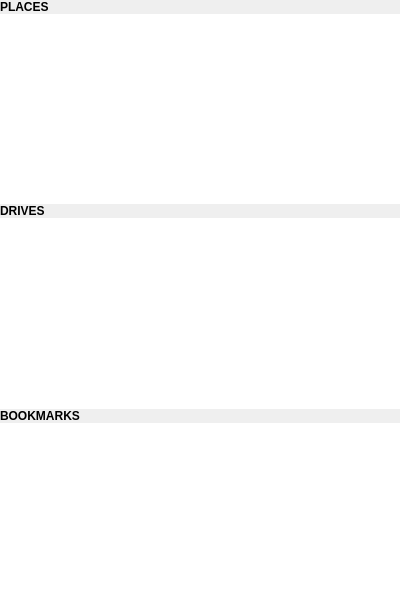
<?xml version="1.0" encoding="UTF-8"?>
<ui version="4.0">
 <class>Sidebar</class>
 <widget class="QWidget" name="Sidebar">
  <property name="geometry">
   <rect>
    <x>0</x>
    <y>0</y>
    <width>400</width>
    <height>613</height>
   </rect>
  </property>
  <property name="windowTitle">
   <string notr="true">Form</string>
  </property>
  <layout class="QVBoxLayout" name="verticalLayout">
   <property name="spacing">
    <number>0</number>
   </property>
   <property name="leftMargin">
    <number>0</number>
   </property>
   <property name="topMargin">
    <number>0</number>
   </property>
   <property name="rightMargin">
    <number>0</number>
   </property>
   <property name="bottomMargin">
    <number>0</number>
   </property>
   <item>
    <widget class="QScrollArea" name="scrollArea">
     <property name="frameShape">
      <enum>QFrame::NoFrame</enum>
     </property>
     <property name="widgetResizable">
      <bool>true</bool>
     </property>
     <widget class="QWidget" name="scrollAreaWidgetContents">
      <property name="geometry">
       <rect>
        <x>0</x>
        <y>0</y>
        <width>400</width>
        <height>613</height>
       </rect>
      </property>
      <layout class="QVBoxLayout" name="verticalLayout_2">
       <property name="spacing">
        <number>0</number>
       </property>
       <property name="leftMargin">
        <number>0</number>
       </property>
       <property name="topMargin">
        <number>0</number>
       </property>
       <property name="rightMargin">
        <number>0</number>
       </property>
       <property name="bottomMargin">
        <number>0</number>
       </property>
       <item>
        <widget class="QLabel" name="label">
         <property name="font">
          <font>
           <weight>75</weight>
           <bold>true</bold>
          </font>
         </property>
         <property name="text">
          <string>PLACES</string>
         </property>
         <property name="margin">
          <number>9</number>
         </property>
        </widget>
       </item>
       <item>
        <widget class="QListWidget" name="placesWidget">
         <property name="sizePolicy">
          <sizepolicy hsizetype="Expanding" vsizetype="Preferred">
           <horstretch>0</horstretch>
           <verstretch>0</verstretch>
          </sizepolicy>
         </property>
         <property name="frameShape">
          <enum>QFrame::NoFrame</enum>
         </property>
        </widget>
       </item>
       <item>
        <widget class="QLabel" name="label_2">
         <property name="font">
          <font>
           <weight>75</weight>
           <bold>true</bold>
          </font>
         </property>
         <property name="text">
          <string>DRIVES</string>
         </property>
         <property name="margin">
          <number>9</number>
         </property>
        </widget>
       </item>
       <item>
        <widget class="QListView" name="devicesView">
         <property name="sizePolicy">
          <sizepolicy hsizetype="Expanding" vsizetype="Preferred">
           <horstretch>0</horstretch>
           <verstretch>0</verstretch>
          </sizepolicy>
         </property>
         <property name="contextMenuPolicy">
          <enum>Qt::CustomContextMenu</enum>
         </property>
         <property name="frameShape">
          <enum>QFrame::NoFrame</enum>
         </property>
        </widget>
       </item>
       <item>
        <widget class="QLabel" name="label_3">
         <property name="font">
          <font>
           <weight>75</weight>
           <bold>true</bold>
          </font>
         </property>
         <property name="text">
          <string>BOOKMARKS</string>
         </property>
         <property name="margin">
          <number>9</number>
         </property>
        </widget>
       </item>
       <item>
        <widget class="QListView" name="bookmarksView">
         <property name="contextMenuPolicy">
          <enum>Qt::CustomContextMenu</enum>
         </property>
         <property name="frameShape">
          <enum>QFrame::NoFrame</enum>
         </property>
        </widget>
       </item>
      </layout>
     </widget>
    </widget>
   </item>
  </layout>
 </widget>
 <resources/>
 <connections/>
</ui>
